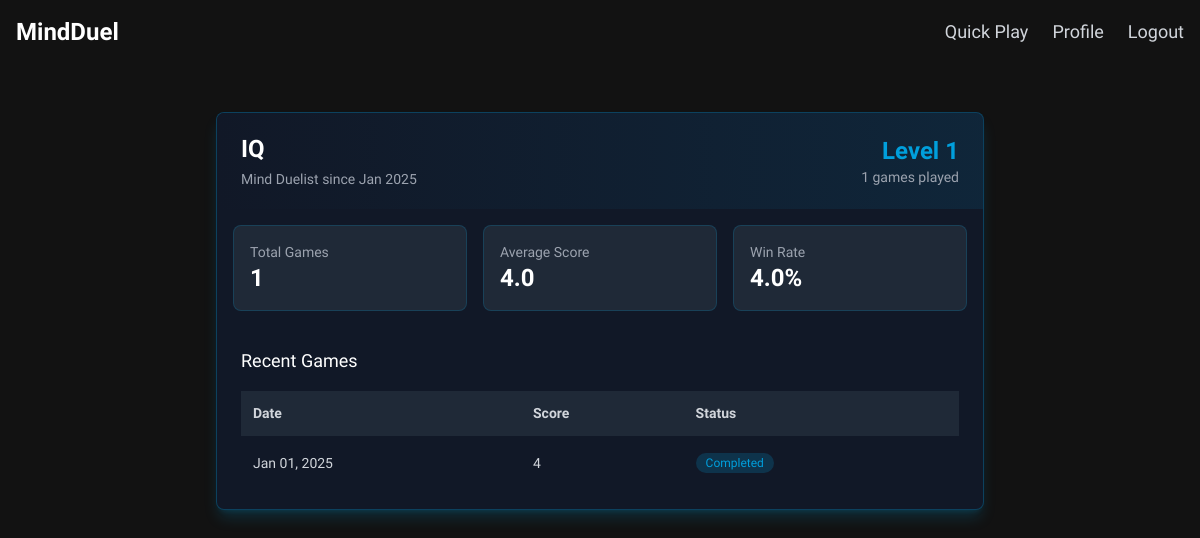
The page /accounts/profile/ (signed in) on the database its author committed.
### accounts/models.py (models this page shows, shortened)
class MinduelUser(AbstractUser):
    total_score = models.IntegerField(default=0)
    games_played = models.IntegerField(default=0)
    highest_score = models.IntegerField(default=0)
    last_played = models.DateTimeField(null=True, blank=True)

### quickplay/models.py (models this page shows, shortened)
class QuickplayGame(models.Model):
    player = models.ForeignKey(settings.AUTH_USER_MODEL, on_delete=models.CASCADE)  # Updated
    start_time = models.DateTimeField(auto_now_add=True)
    end_time = models.DateTimeField(null=True, blank=True)
    score = models.IntegerField(default=0)
    lives_remaining = models.IntegerField(default=3)
    is_completed = models.BooleanField(default=False)
    time_limit = models.IntegerField(default=300)  # 5 minutes in seconds
    categories = models.CharField(max_length=255, blank=True, help_text="Comma-separated list of selected categories")
    highest_speed_level = models.IntegerField(default=60)  # Added field for highest speed level
    class Meta:
        ordering = ['-start_time']

### accounts/views.py (the view)
# urls.py: path('profile/', views.profile_view, name='profile'),
@login_required
def profile_view(request):
    game_history = request.user.quickplaygame_set.all().order_by('-start_time')[:5]
    total_games = request.user.quickplaygame_set.count()
    avg_score = request.user.quickplaygame_set.filter(is_completed=True).aggregate(
        Avg('score'))['score__avg'] or 0
    context = {
        'game_history': game_history,
        'total_games': total_games,
        'avg_score': round(avg_score, 2),
    }
    return render(request, 'accounts/profile.html', context)

### templates/accounts/profile.html (shortened to what this page needs)
{% extends 'base.html' %}
{% block content %}
<div class="min-h-screen bg-[#121212] py-12 px-4 sm:px-6 lg:px-8">
    <div class="max-w-3xl mx-auto">
        <div class="bg-gray-900 shadow-lg shadow-[#009fdc]/20 overflow-hidden sm:rounded-lg border border-[#009fdc]/30">
            <div class="px-4 py-5 sm:px-6 bg-gradient-to-r from-gray-900 to-[#009fdc]/10">
                <div class="flex items-center justify-between">
                    <div>
                        <h1 class="text-2xl font-bold text-white">{{ user.username }}</h1>
                        <p class="mt-1 text-sm text-gray-400">Mind Duelist since {{ user.date_joined|date:"M Y" }}</p>
                    </div>
                    <div class="text-right">
                        <div class="text-[#009fdc] text-2xl font-bold">Level {{ total_games|divisibleby:5|add:1 }}</div>
                        <p class="text-sm text-gray-400">{{ total_games }} games played</p>
                    </div>
                </div>
            </div>
            <div class="grid grid-cols-1 md:grid-cols-3 gap-4 p-4">
                <div class="bg-gray-800 p-4 rounded-lg border border-[#009fdc]/20">
                    <div class="text-gray-400 text-sm">Total Games</div>
                    <div class="text-2xl text-white font-bold">{{ total_games }}</div>
                </div>
                <div class="bg-gray-800 p-4 rounded-lg border border-[#009fdc]/20">
                    <div class="text-gray-400 text-sm">Average Score</div>
                    <div class="text-2xl text-white font-bold">{{ avg_score }}</div>
                </div>
                <div class="bg-gray-800 p-4 rounded-lg border border-[#009fdc]/20">
                    <div class="text-gray-400 text-sm">Win Rate</div>
                    <div class="text-2xl text-white font-bold">{{ avg_score|floatformat:1 }}%</div>
                </div>
            </div>
            <div class="px-4 py-5 sm:px-6">
                <h2 class="text-lg font-medium text-white mb-4">Recent Games</h2>
                {% if game_history %}
                <div class="overflow-x-auto">
                    <table class="min-w-full divide-y divide-gray-800">
                        <thead class="bg-gray-800">
                            <tr>
                                <th class="px-3 py-3 text-left text-sm font-semibold text-gray-300">Date</th>
                                <th class="px-3 py-3 text-left text-sm font-semibold text-gray-300">Score</th>
                                <th class="px-3 py-3 text-left text-sm font-semibold text-gray-300">Status</th>
                            </tr>
                        </thead>
                        <tbody class="divide-y divide-gray-800">
                            {% for game in game_history %}
                            <tr class="hover:bg-gray-800/50 transition-colors">
                                <td class="px-3 py-4 text-sm text-gray-300">{{ game.start_time|date:"M d, Y" }}</td>
                                <td class="px-3 py-4 text-sm {% if game.score > avg_score %}text-green-400{% else %}text-gray-300{% endif %}">
                                    {{ game.score }}
                                </td>
                                <td class="px-3 py-4 text-sm">
                                    {% if game.is_completed %}
                                    <span class="inline-flex items-center rounded-full bg-[#009fdc]/20 px-2.5 py-0.5 text-xs font-medium text-[#009fdc]">
                                        Completed
                                    </span>
                                    {% else %}
                                    <span class="inline-flex items-center rounded-full bg-yellow-400/20 px-2.5 py-0.5 text-xs font-medium text-yellow-400">
                                        In Progress
                                    </span>
                                    {% endif %}
                                </td>
                            </tr>
                            {% endfor %}
                        </tbody>
                    </table>
                </div>
                {% endif %}
            </div>
        </div>
    </div>
</div>
{% endblock %}

### templates/base.html (style rules this page uses)
body { font-family: 'League Spartan', sans-serif; }

### rows shown on the page
MinduelUser: username "IQ", date_joined "Jan 2025"
QuickplayGame: start_time "Jan 01, 2025", score "4", is_completed "Completed"

### other values the page prints
{{ total_games|divisibleby:5|add:1 }} "1"
{{ total_games }} "1"
{{ avg_score }} "4.0"
{{ avg_score|floatformat:1 }} "4.0"
